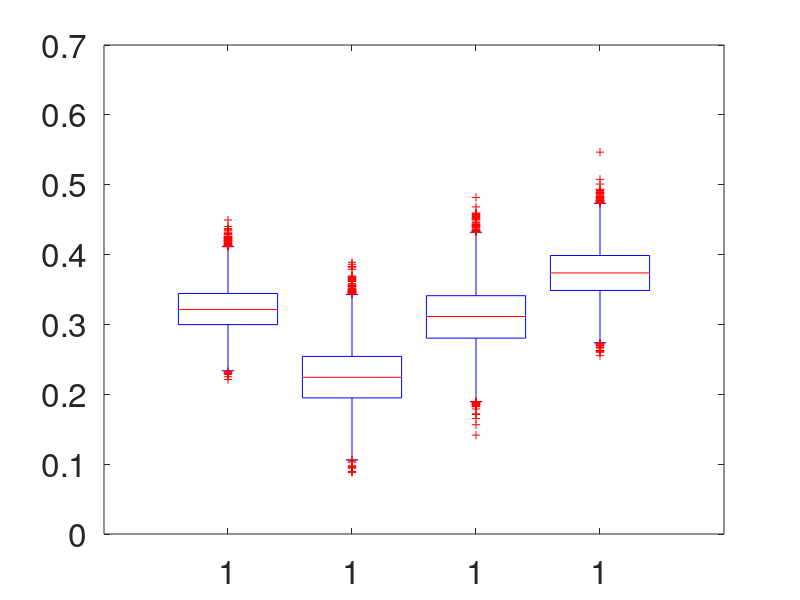

This figure's MATLAB source: (Note: this script raises an error after producing the figure.)
% Figures from 'Robust Parameter Identifiability Analysis'
% Pearce et al. 2022

clear
close all
load SHIPSrlzns.mat

A = crit1_rel(1,:)';
B = crit1_rel(2,:)';
C = crit1_rel(3,:)';
D = crit1_rel(4,:)';
group = [    ones(size(A));
         2 * ones(size(B));
         3 * ones(size(C));
         4 * ones(size(D))];
figure(1)
bp = boxplot([A; B; C; D],group);
set(gca,'FontSize',24);
set(bp,'LineWidth', 2);
xticklabels({'Alg 4.1','Alg 4.2','Alg 4.3','Alg 4.4'})

A2 = crit2_rel(1,:)';
B2 = crit2_rel(2,:)';
C2 = crit2_rel(3,:)';
D2 = crit2_rel(4,:)';
group2 = [    ones(size(A2));
         2 * ones(size(B2));
         3 * ones(size(C2));
         4 * ones(size(D2))];
figure(2)
bp2 = boxplot([A2; B2; C2; D2],group2);
set(gca,'FontSize',24);
set(bp2,'LineWidth', 2);
xticklabels({'Alg 4.1','Alg 4.2','Alg 4.3','Alg 4.4'})

A3 = crit3_cnd(1,:)';
B3 = crit3_cnd(2,:)';
C3 = crit3_cnd(3,:)';
D3 = crit3_cnd(4,:)';
group3 = [    ones(size(A3));
         2 * ones(size(B3));
         3 * ones(size(C3));
         4 * ones(size(D3))];
figure(3)
bp3 = boxplot([A3; B3; C3; D3],group3);
ax = gca;
ax.FontSize = 24;
ax.YAxis.Scale = "log";
axis([0.5 4.5 10^(-12.05) 10^(-11)])
set(bp3,'LineWidth', 2);
xticklabels({'Alg 4.1','Alg 4.2','Alg 4.3','Alg 4.4'})
